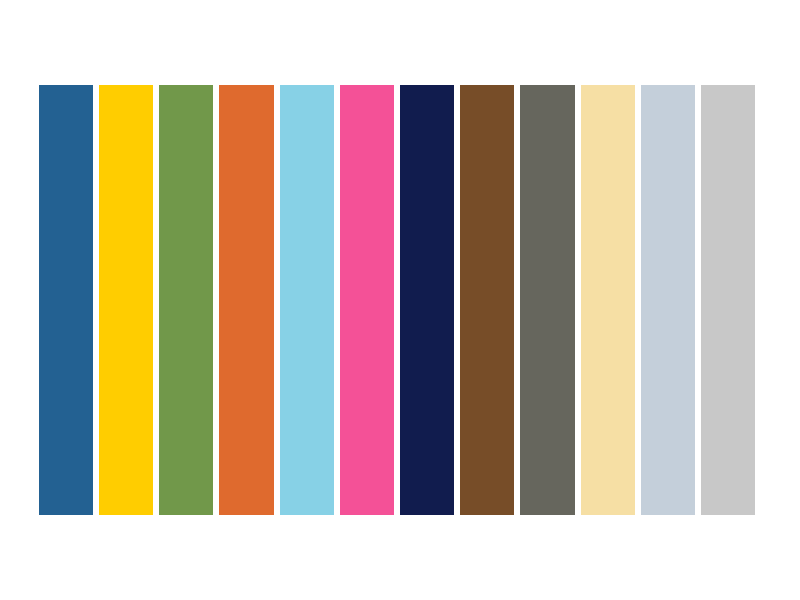
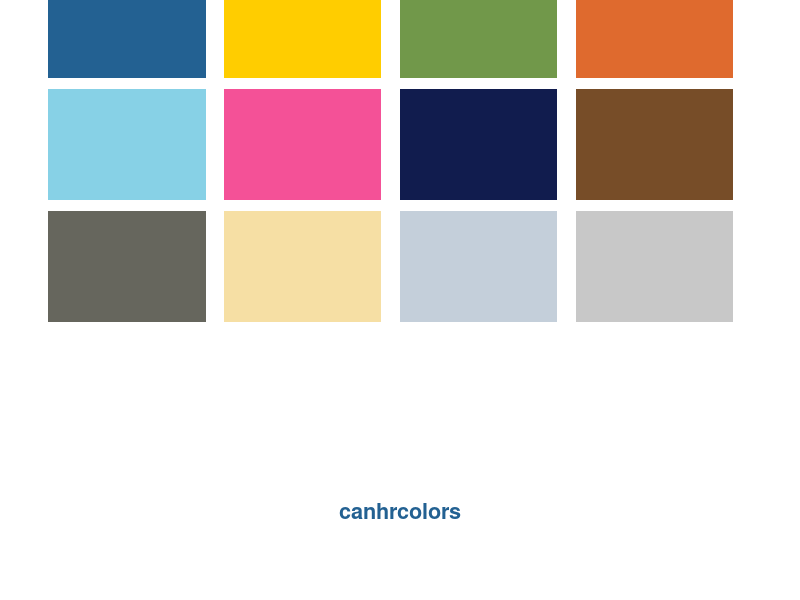

The R script that drew these images, in order:
# Generate CANHR color palette image

colors <- c("#236192", "#FFCD00", "#71984A", "#DF6A2E", "#87D1E6", "#F45197",
            "#111C4E", "#774D28", "#66665D", "#F6DFA4", "#C4CFDA", "#C8C8C8")

png("man/figures/canhrcolors.png", width = 500, height = 200, bg = "white")
par(mar = c(0.5, 0.5, 0.5, 0.5))
plot(NULL, xlim = c(0, 12), ylim = c(0, 2), axes = FALSE, xlab = "", ylab = "")
for (i in 1:12) {
  rect(i - 1, 0.2, i - 0.1, 1.8, col = colors[i], border = NA)
}
dev.off()

png("man/figures/logo.png", width = 200, height = 230, bg = "white")
par(mar = c(0, 0, 0, 0))
plot(NULL, xlim = c(0, 4), ylim = c(0, 5), axes = FALSE, xlab = "", ylab = "")
for (i in 1:12) {
  row <- (i - 1) %/% 4
  col <- (i - 1) %% 4
  rect(col * 0.95 + 0.1, 4.5 - row * 1.1, col * 0.95 + 0.95, 5.5 - row * 1.1,
       col = colors[i], border = NA)
}
text(2, 0.6, "canhrcolors", cex = 1.3, font = 2, col = "#236192")
dev.off()
